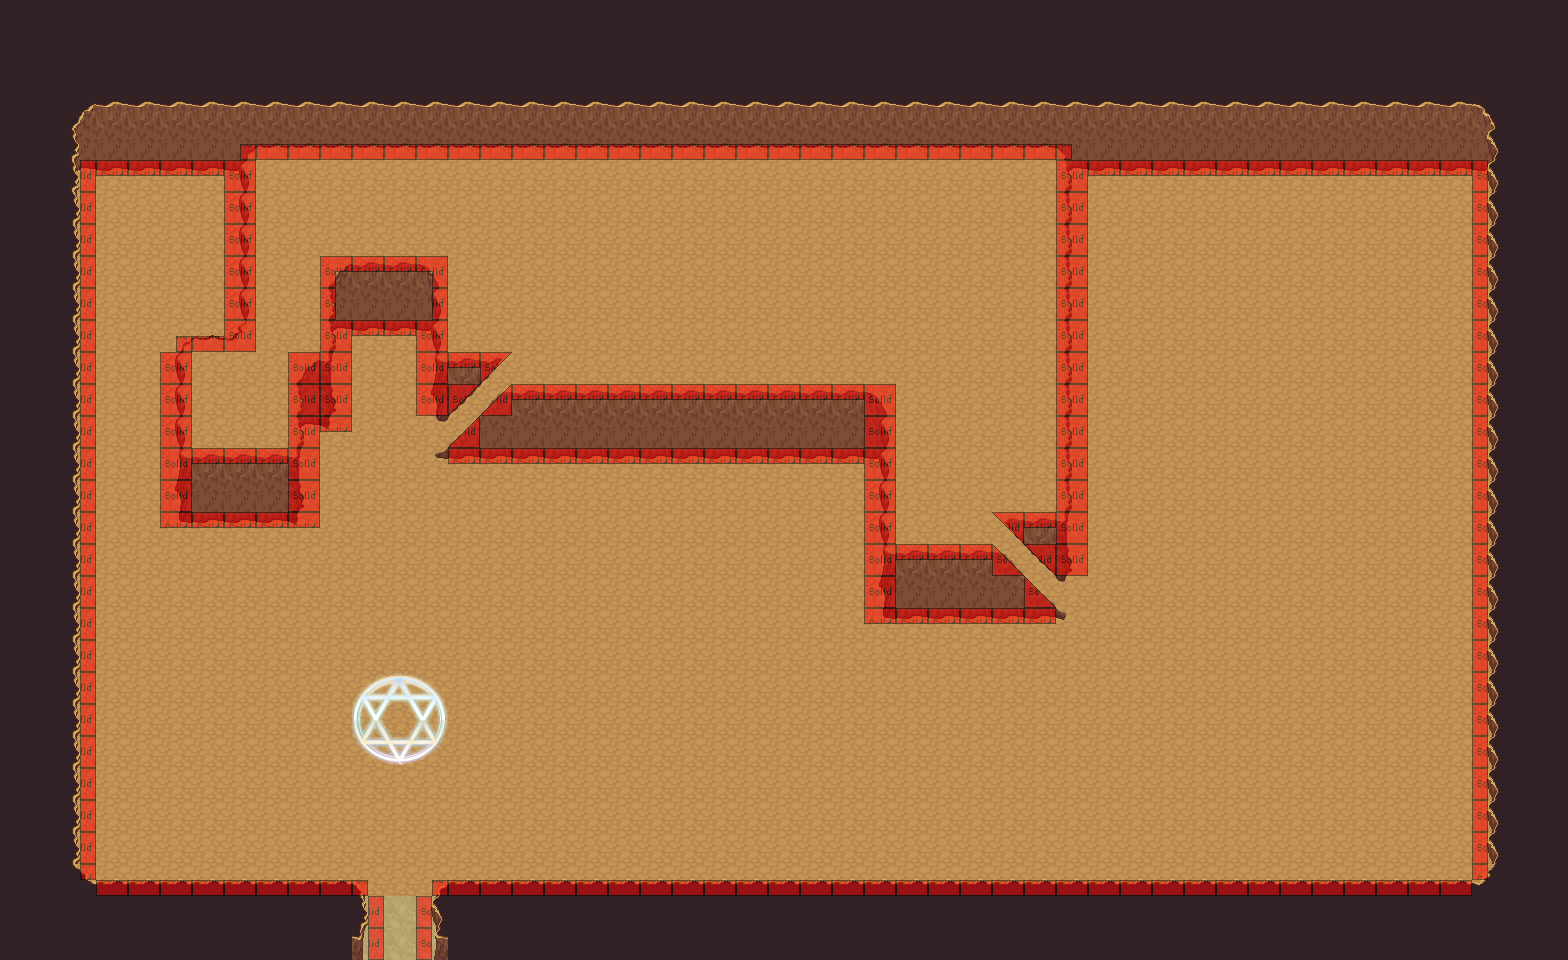

This is a level from a 2D game, rendered from its Tiled map with the project's own tilesets. A one-line summary and the map file follow, with tile-layer data summarised:
An orthogonal 49x30 tile map with 32x32 px tiles, 6 tile layers (ground, cliff, mountain, training area, ...), 4 tilesets and 3 objects (stairr, change-map, stairl).

<map version="1.0" orientation="orthogonal" width="49" height="30" tilewidth="32" tileheight="32">
 <tileset firstgid="1" name="mountains" tilewidth="32" tileheight="32">
  <image source="tuiles/mountains.png" width="384" height="288" />
 </tileset>
 <tileset firstgid="109" name="path" tilewidth="32" tileheight="32">
  <image source="tuiles/SF_Outside_A5.png" width="384" height="768" />
 </tileset>
 <tileset firstgid="397" name="logic" tilewidth="32" tileheight="32">
  <image source="tuiles/logic.png" width="160" height="160" />
 </tileset>
 <tileset firstgid="422" name="floor" tilewidth="32" tileheight="32">
  <image source="tuiles/floor1.png" width="512" height="512" />
 </tileset>
 <layer name="ground" width="49" height="30">
  <data>[1470 cells, 1470 non-empty, 3 distinct tile ids]</data>
 </layer>
 <layer name="cliff" width="49" height="30">
  <data>[1470 cells, 225 non-empty, 18 distinct tile ids]</data>
 </layer>
 <layer name="mountain" width="49" height="30">
  <data>[1470 cells, 343 non-empty, 47 distinct tile ids]</data>
 </layer>
 <layer name="training area" width="49" height="30">
  <data>[1470 cells, 9 non-empty, 9 distinct tile ids]</data>
 </layer>
 <layer name="Calque 5" width="49" height="30">
  <data>[1470 cells, 0 non-empty, 0 distinct tile ids]</data>
 </layer>
 <layer name="logic" width="49" height="30" opacity="0.5">
  <data>[1470 cells, 239 non-empty, 15 distinct tile ids]</data>
 </layer>
 <objectgroup name="trigger" width="49" height="30">
  <object name="stair" type="stairr" x="434" y="354" width="79" height="103" />
  <object name="go Spawn" type="change-map" x="360" y="910" width="78" height="47">
   <properties>
    <property name="dest-map" value="Spawn.tmx" />
    <property name="dest-x" value="386" />
    <property name="dest-y" value="110" />
   </properties>
  </object>
  <object name="stair" type="stairl" x="994" y="520" width="75" height="97" />
 </objectgroup>
</map>
